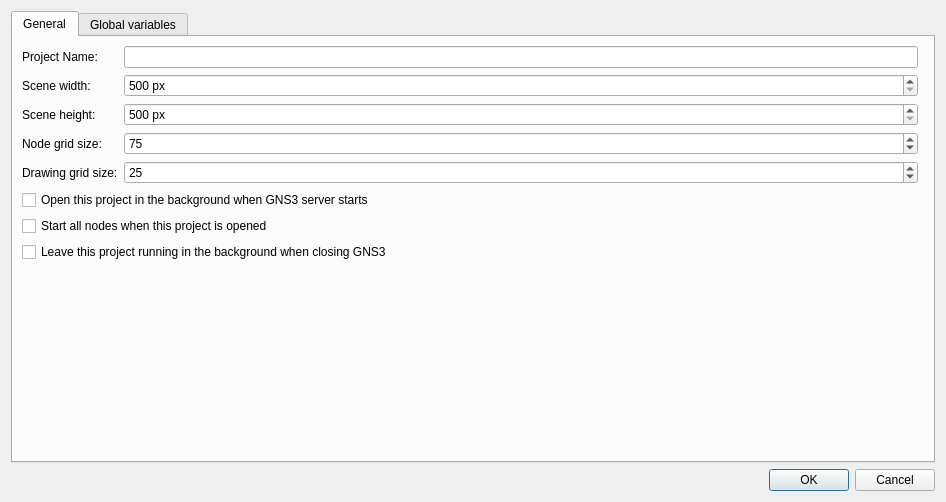
<?xml version="1.0" encoding="UTF-8"?>
<ui version="4.0">
 <class>EditProjectDialog</class>
 <widget class="QDialog" name="EditProjectDialog">
  <property name="windowModality">
   <enum>Qt::ApplicationModal</enum>
  </property>
  <property name="geometry">
   <rect>
    <x>0</x>
    <y>0</y>
    <width>946</width>
    <height>502</height>
   </rect>
  </property>
  <property name="windowTitle">
   <string>Edit project</string>
  </property>
  <property name="modal">
   <bool>true</bool>
  </property>
  <layout class="QGridLayout" name="gridLayout">
   <item row="0" column="0">
    <widget class="QTabWidget" name="tabWidget">
     <property name="currentIndex">
      <number>0</number>
     </property>
     <widget class="QWidget" name="uiGeneralTab">
      <attribute name="title">
       <string>General</string>
      </attribute>
      <layout class="QGridLayout" name="uiGeneralGrid">
       <item row="2" column="0">
        <widget class="QLabel" name="uiSceneWidthLabel">
         <property name="text">
          <string>Scene width:</string>
         </property>
        </widget>
       </item>
       <item row="9" column="0" colspan="3">
        <widget class="QCheckBox" name="uiProjectAutoCloseCheckBox">
         <property name="text">
          <string>Leave this project running in the background when closing GNS3</string>
         </property>
        </widget>
       </item>
       <item row="1" column="0">
        <widget class="QLabel" name="uiProjectNameLabel">
         <property name="text">
          <string>Project Name:</string>
         </property>
        </widget>
       </item>
       <item row="2" column="1">
        <widget class="QSpinBox" name="uiSceneWidthSpinBox">
         <property name="suffix">
          <string> px</string>
         </property>
         <property name="minimum">
          <number>500</number>
         </property>
         <property name="maximum">
          <number>1000000</number>
         </property>
        </widget>
       </item>
       <item row="4" column="1">
        <widget class="QSpinBox" name="uiNodeGridSizeSpinBox">
         <property name="minimum">
          <number>10</number>
         </property>
         <property name="maximum">
          <number>150</number>
         </property>
         <property name="singleStep">
          <number>10</number>
         </property>
         <property name="value">
          <number>75</number>
         </property>
        </widget>
       </item>
       <item row="5" column="1">
        <widget class="QSpinBox" name="uiDrawingGridSizeSpinBox">
         <property name="minimum">
          <number>10</number>
         </property>
         <property name="maximum">
          <number>100</number>
         </property>
         <property name="singleStep">
          <number>10</number>
         </property>
         <property name="value">
          <number>25</number>
         </property>
        </widget>
       </item>
       <item row="3" column="1">
        <widget class="QSpinBox" name="uiSceneHeightSpinBox">
         <property name="suffix">
          <string> px</string>
         </property>
         <property name="minimum">
          <number>500</number>
         </property>
         <property name="maximum">
          <number>1000000</number>
         </property>
        </widget>
       </item>
       <item row="3" column="0">
        <widget class="QLabel" name="uiSceneHeightLabel">
         <property name="text">
          <string>Scene height:</string>
         </property>
        </widget>
       </item>
       <item row="1" column="1">
        <widget class="QLineEdit" name="uiProjectNameLineEdit"/>
       </item>
       <item row="4" column="0">
        <widget class="QLabel" name="uiNodeGridSizeLabel">
         <property name="text">
          <string>Node grid size:</string>
         </property>
        </widget>
       </item>
       <item row="5" column="0">
        <widget class="QLabel" name="uiDrawingGridSizeLabel">
         <property name="text">
          <string>Drawing grid size:</string>
         </property>
        </widget>
       </item>
       <item row="7" column="0" colspan="3">
        <widget class="QCheckBox" name="uiProjectAutoOpenCheckBox">
         <property name="text">
          <string>Open this project in the background when GNS3 server starts</string>
         </property>
        </widget>
       </item>
       <item row="8" column="0" colspan="3">
        <widget class="QCheckBox" name="uiProjectAutoStartCheckBox">
         <property name="text">
          <string>Start all nodes when this project is opened</string>
         </property>
        </widget>
       </item>
       <item row="10" column="0">
        <spacer name="verticalSpacer">
         <property name="orientation">
          <enum>Qt::Vertical</enum>
         </property>
         <property name="sizeHint" stdset="0">
          <size>
           <width>20</width>
           <height>40</height>
          </size>
         </property>
        </spacer>
       </item>
      </layout>
     </widget>
     <widget class="QWidget" name="uiGlobalVariablesTab">
      <attribute name="title">
       <string>Global variables</string>
      </attribute>
      <layout class="QGridLayout" name="uiGlobalVariablesGrid"/>
     </widget>
    </widget>
   </item>
   <item row="1" column="0">
    <widget class="QDialogButtonBox" name="uiButtonBox">
     <property name="standardButtons">
      <set>QDialogButtonBox::Cancel|QDialogButtonBox::Ok</set>
     </property>
    </widget>
   </item>
  </layout>
 </widget>
 <resources/>
 <connections>
  <connection>
   <sender>uiButtonBox</sender>
   <signal>accepted()</signal>
   <receiver>EditProjectDialog</receiver>
   <slot>accept()</slot>
   <hints>
    <hint type="sourcelabel">
     <x>248</x>
     <y>254</y>
    </hint>
    <hint type="destinationlabel">
     <x>157</x>
     <y>274</y>
    </hint>
   </hints>
  </connection>
  <connection>
   <sender>uiButtonBox</sender>
   <signal>rejected()</signal>
   <receiver>EditProjectDialog</receiver>
   <slot>reject()</slot>
   <hints>
    <hint type="sourcelabel">
     <x>316</x>
     <y>260</y>
    </hint>
    <hint type="destinationlabel">
     <x>286</x>
     <y>274</y>
    </hint>
   </hints>
  </connection>
 </connections>
</ui>
